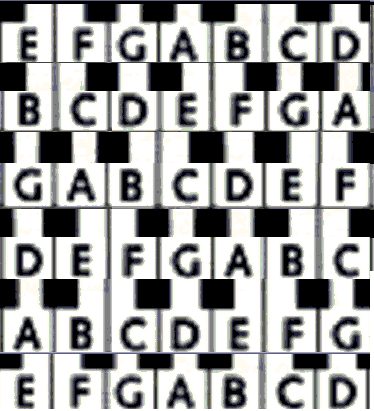
#> input picture gitarr-manuell/images/gitarr.png, 374 x 411 px
$ python -i line_align.py   (imports and definitions only)
#> lines starting #> are read from the running program, lines starting #| are printed output that depends on the picture; after the words box and inside, x2 and y2 are one past the last pixel; in counts of white or black regions, pixels touching at a corner belong together
#> further down, picture is the input picture: shape (411, 374, 3); mean B, G, R 161.6, 162.2, 161.7
import cmath
import logging
import math
import pathlib

import cv2
import tqdm

from align_pdf.sheet.utils import rotate_image


def line_align(input_path: pathlib.Path, output_path: pathlib.Path):
    for file in tqdm.tqdm(
        (sorted((file for file in input_path.glob("**/*") if file.is_file()), key=lambda path: str(path)))
    ):
        file: pathlib.Path
        try:
            image = cv2.imread(str(file))
            image = align_image(image)
            cv2.imwrite(str(output_path / file.with_suffix(".png").name), image)
        except Exception as e:
            logging.error(e)


def find_rotation(image):
    """find_rotation Find rotation to get image aligned

    :param [type] image: Image
    :return [type]: Suggested rotation
    """
    # https://stackoverflow.com/a/16047590/3021108
    gray_image = cv2.cvtColor(image, cv2.COLOR_BGR2GRAY)
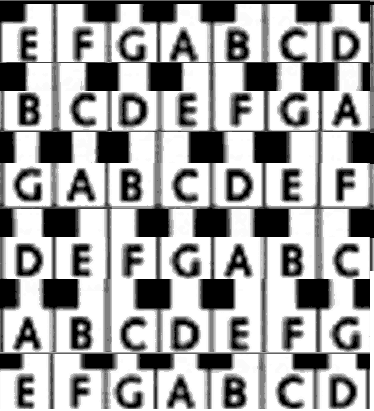
#> gray_image: shape (411, 374); min 0, max 255, mean 161.9
    threshold_high, threshold_image = cv2.threshold(gray_image, 0, 255, cv2.THRESH_BINARY + cv2.THRESH_OTSU)
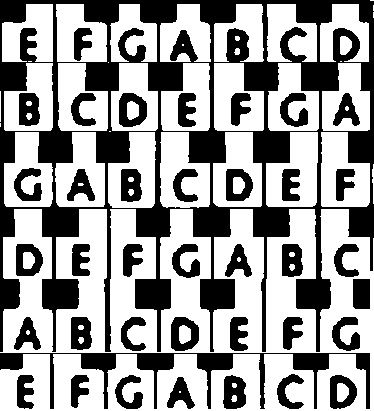
#> threshold_image: shape (411, 374); 61% white; 39 black regions, largest, box (x1, y1, x2, y2) and area: (0, 0, 374, 352) 37515, (0, 353, 370, 409) 4365, (119, 93, 147, 127) 623
#> threshold_high = 128
    threshold_low = 0.5 * threshold_high
#> threshold_low = 64
    edge_image = cv2.Canny(image, int(threshold_low), int(threshold_high))
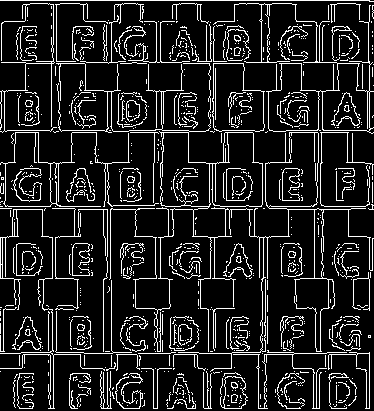
#> edge_image: shape (411, 374); 13.2% white in thin lines or dots
    # black ink on white paper
    # edge_image = threshold_image.max() - threshold_image
    # debug_image = cv2.cvtColor(edge_image, cv2.COLOR_GRAY2BGR)

    height, width, channels = image.shape
#> height = 411; width = 374; channels = 3
    accumulator_distance_resolution_px = 1
    accumulator_angle_resolution_radians = math.radians(0.1)
    accumulator_vote_threshold = 100
    accumulator_min_line_length = int(width * 0.5)
#> accumulator_min_line_length = 187
    accumulator_max_line_gap = int(width * 0.05)
#> accumulator_max_line_gap = 18
    if (
        lines := cv2.HoughLinesP(
            edge_image,
            accumulator_distance_resolution_px,
            accumulator_angle_resolution_radians,
            accumulator_vote_threshold,
            minLineLength=accumulator_min_line_length,
            maxLineGap=accumulator_max_line_gap,
        )
    ) is not None:
        rotations = list()
        for x0, y0, x1, y1 in (line[0] for line in lines):
            dy = y1 - y0
            dx = x1 - x0
            angle = math.atan2(dy, dx)
            rotations.append(angle)
            # cv2.line(debug_image, (x0, y0), (x1, y1), (0, 0, 255), thickness=1)
        # cv2.imwrite("debug_image.png", debug_image)
        return math.degrees(mean_angle(rotations)) if rotations else None
    return None


def mean_angle(angle):
    return cmath.phase(sum(cmath.rect(1, d) for d in angle) / len(angle))


def align_image(image):
    """align_image align image

    :param [type] image: OpenCV image (BGR)
    :return [type]: Aligned image (BGR)
    """
    if (rotation := find_rotation(image)) is not None:
        if abs(rotation) > 0.01:
            return rotate_image(image, rotation)
    return image

>>> import cv2
>>> picture = cv2.imread('../../../gitarr-manuell/images/gitarr.png')
>>> result = find_rotation(picture)
#> result = 0
